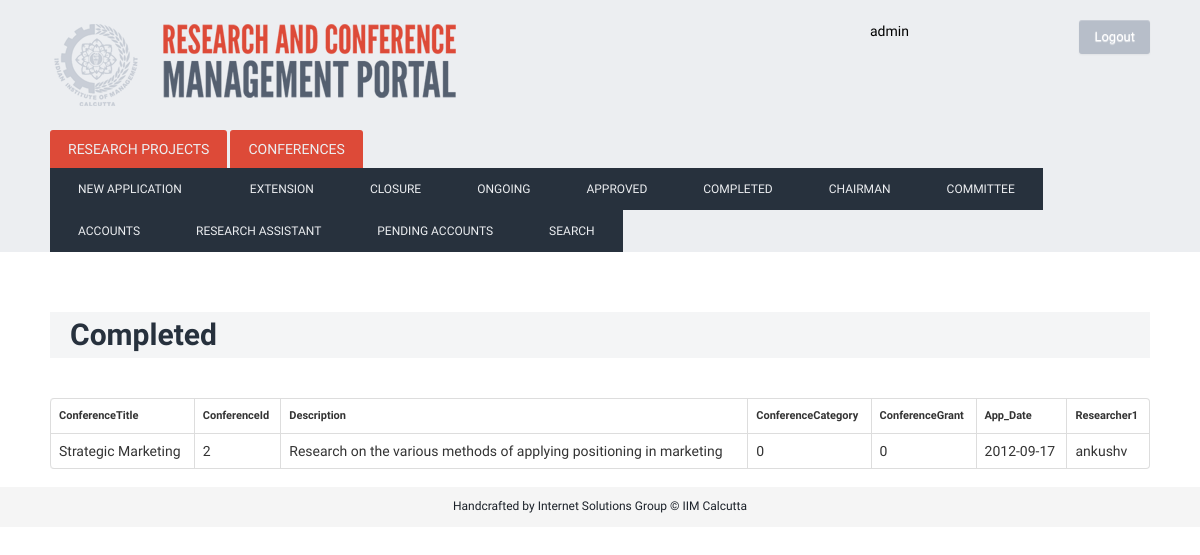
The page /index.php/conf_completed (signed in) on the database its author committed.
### tables this page shows
CREATE TABLE IF NOT EXISTS `conference` (
  `ConferenceTitle` varchar(400) NOT NULL,
  `ConferenceId` int(200) NOT NULL AUTO_INCREMENT,
  `Description` varchar(2000) NOT NULL,
  `App_Date` date NOT NULL,
  `Start_Date` date NOT NULL,
  `End_Date` date NOT NULL,
  `Researcher1` varchar(80) NOT NULL,
  `ConferenceCategory` text NOT NULL,
  `ConferenceGrant` int(11) NOT NULL,
  `CStatus` varchar(50) NOT NULL,
  `Block_number` bigint(100) NOT NULL DEFAULT '0' COMMENT 'first block 1st jan 2001- each block of 3 years; 0 for student',
  PRIMARY KEY (`ConferenceId`),
  UNIQUE KEY `ProjectId` (`ConferenceId`),
  UNIQUE KEY `ProjectId_2` (`ConferenceId`)
);

### index.php (called while the page is built, shortened)
<?php
require_once BASEPATH.'core/CodeIgniter.php';

### application/models/conference_model.php (called while the page is built, shortened)
<?PHP
class Conference_model extends CI_Model {
		 function conference_status($status)
		 {
		 	$queryStr='SELECT * FROM conference WHERE CStatus = "'.$status.'";';
		 	$query = $this->db->query($queryStr);
		 	return $query;
		 }
}
?>

### application/controllers/Conf_completed.php (the view, shortened to what this page needs)
<?PHP
class Conf_Completed extends CI_Controller {
	function index()
		{
			$data['myClass']=$this;
			$data['action']=0;
			if($_SESSION['usertype']==1){
				$this->load->view('layout',$data);
			} elseif ($_SESSION['usertype']==2 || $_SESSION['usertype']==6 || $_SESSION['usertype']==7){
				$this->load->view('layoutComm',$data);
			} elseif($_SESSION['usertype']==3){
				$this->load->view('layoutChairman',$data);
			}
		}
	function load_php()
				{
				echo '<h1> Completed </h1>';
				$this->load->model('conference_model');
				$status='completed';
				$Query= $this->conference_model->conference_status($status);
                    echo '<TABLE class="table table-bordered">';
					 echo '<TR><TD><h4>ConferenceTitle</h4></TD><TD><h4>ConferenceId</h4></TD><TD><h4>Description</h4></TD><TD><h4>ConferenceCategory</TD><TD><h4>ConferenceGrant</TD><TD><h4>App_Date</TD><TD><h4>Researcher1 </h1>';
					 foreach($Query->result() as $row)
					 {
						 echo '<TR><TD>';
						 print $row->ConferenceTitle;
						 echo '</TD><TD>';
						 print $row->ConferenceId;
						 echo '</TD><TD>';
						 print $row->Description;
						 echo '</TD><TD>';
						 print $row->ConferenceCategory;
						 echo '</TD><TD>';
						 print $row->ConferenceGrant;
						 echo '</TD><TD>';
						 print $row->App_Date;
						 echo '</TD><TD>';
						 print $row->Researcher1;
					 }
				echo '</TABLE>';
				}
	}
?>

### static/css/custom.css (style rules this page uses)
html, body { height: 100%; }
body { background: url('/static/img/denim.png'); font-family: 'Droid Sans', sans-serif; font-weight: normal; font-size: 14px; line-height: 1.6; }
h4 { font-size: 11px; }
h1 { color: #27313D; margin-top: 60px; margin-bottom: 40px; font-weight: bold; background: #F4F5F6; padding: 5px 20px; }

### rows shown on the page
conference: ConferenceTitle "Strategic Marketing", ConferenceId "2", Description "Research on the various methods of applying positioning in marketing", ConferenceCategory "0", ConferenceGrant "0", App_Date "2012-09-17", Researcher1 "ankushv"

### other values the page prints
$name "admin"
